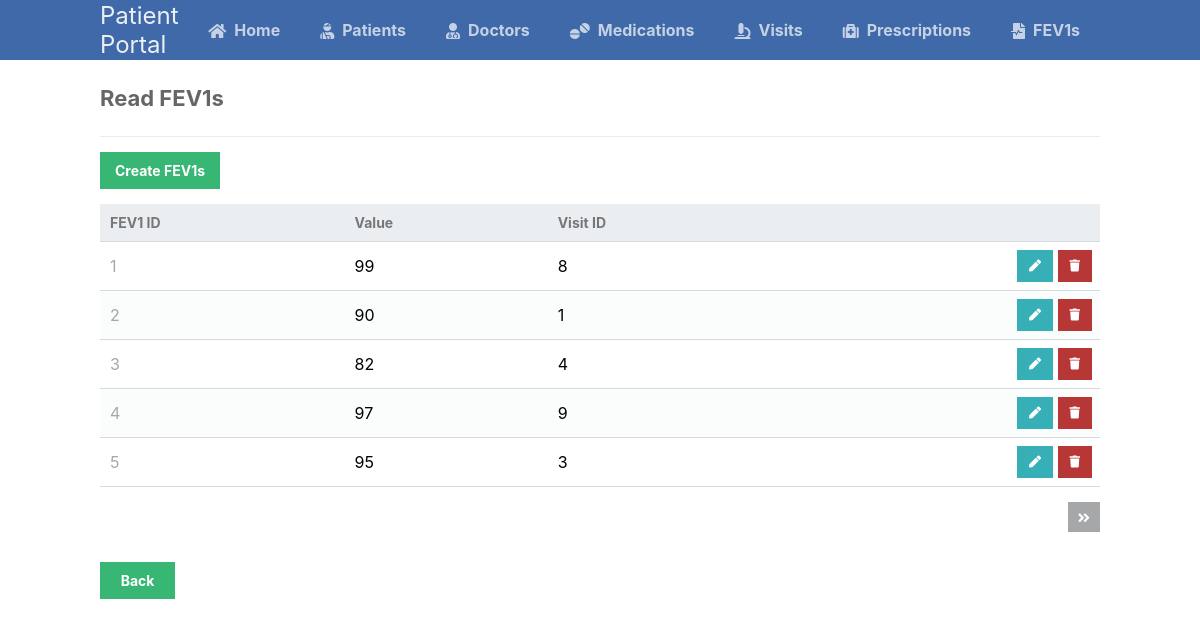
/scripts/fev1s_table/fev1s_read.php, run on the app's committed database.
### tables this page shows
CREATE TABLE fev1s (
	fev1_id INT AUTO_INCREMENT NOT NULL UNIQUE,
	visit_id INT NOT NULL,
	fev1_value VARCHAR(255) NOT NULL,
	PRIMARY KEY (fev1_id),
	CONSTRAINT fev1_FK1 FOREIGN KEY (visit_id) REFERENCES visits (visit_id)
);

CREATE TABLE visits (
	visit_id INT AUTO_INCREMENT NOT NULL UNIQUE,
	doctor_id INT NOT NULL,
	patient_id INT NOT NULL,
	date_of_visit DATE NOT NULL,
	PRIMARY KEY (visit_id),
	CONSTRAINT visit_FK1 FOREIGN KEY (doctor_id) REFERENCES doctors (doctor_id),
	CONSTRAINT visit_FK2 FOREIGN KEY (patient_id) REFERENCES patients (patient_id)
);

### scripts/fev1s_table/fev1s_read.php (the view, shortened to what this page needs)
<?php
@include_once (APP_ROOT.APP_FOLDER_NAME . '/scripts/functions.php');
$pdo = pdo_connect_mysql();
$page = isset($_GET['page']) && is_numeric($_GET['page']) ? (int)$_GET['page'] : 1;
$records_per_page = 5;
$stmt = $pdo->prepare('SELECT * FROM fev1s AS F, visits AS V WHERE F.visit_id = V.visit_id ORDER BY F.fev1_id LIMIT :current_page, :record_per_page');
$stmt->bindValue(':current_page', ($page-1)*$records_per_page, PDO::PARAM_INT);
$stmt->bindValue(':record_per_page', $records_per_page, PDO::PARAM_INT);
$stmt->execute();
$fev1s = $stmt->fetchAll(PDO::FETCH_ASSOC);
$num_fev1s = $pdo->query('SELECT COUNT(*) FROM fev1s')->fetchColumn();
?>
<?=template_header('Read')?>
<div class="content read">
	<h2>Read FEV1s</h2>
	<a href="fev1s_create.php" class="create-contact">Create FEV1s</a>
	<table>
        <thead>
            <tr>
                <td>FEV1 ID</td>
                <td>Value</td>
                <td>Visit ID</td>
                <td></td>
            </tr>
        </thead>
        <tbody>
            <?php foreach ($fev1s as $fev1): ?>
            <tr>
                <td><?=$fev1['fev1_id']?></td>
                <td><?=$fev1['fev1_value']?></td>
                <td><?=$fev1['visit_id']?></td>
                <td class="actions">
                    <a href="fev1s_update.php?fev1_id=<?=$fev1['fev1_id']?>&visit_id=<?=$fev1['visit_id']?>" class="edit"><i class="fas fa-pen fa-xs"></i></a>
                    <a href="fev1s_delete.php?fev1_id=<?=$fev1['fev1_id']?>" class="trash"><i class="fas fa-trash fa-xs"></i></a>
                </td>
            </tr>
            <?php endforeach; ?>
        </tbody>
    </table>
	<div class="pagination">
		<?php if ($page*$records_per_page < $num_fev1s): ?>
		<a href="fev1s_read.php?page=<?=$page+1?>"><i class="fas fa-angle-double-right fa-sm"></i></a>
		<?php endif; ?>
	</div>
    <a class="back" href="..\landingPage.php">Back</a>
</div>
<?=template_footer()?>

### styles/style.css (style rules this page uses)
* { box-sizing: border-box; font-family: -apple-system, BlinkMacSystemFont, "segoe ui", roboto, oxygen, ubuntu, cantarell, "fira sans", "droid sans", "helvetica neue", Arial, sans-serif; font-size: 16px; -webkit-font-smoothing: antialiased; -moz-osx-font-smoothing: grayscale; }
body { background-color: #FFFFFF; margin: 0; }
.content { width: 1000px; margin: 0 auto; }
.content h2 { margin: 0; padding: 25px 0; font-size: 22px; border-bottom: 1px solid #ebebeb; color: #666666; }
.read .create-contact { display: inline-block; text-decoration: none; background-color: #38b673; font-weight: bold; font-size: 14px; color: #FFFFFF; padding: 10px 15px; margin: 15px 0; }
.read .pagination { display: flex; justify-content: flex-end; }
.read .pagination a { display: inline-block; text-decoration: none; background-color: #a5a7a9; font-weight: bold; color: #FFFFFF; padding: 5px 10px; margin: 15px 0 15px 5px; }
.read table { width: 100%; padding-top: 30px; border-collapse: collapse; }
.read table thead { background-color: #ebeef1; border-bottom: 1px solid #d3dae0; }
.read table thead td { padding: 10px; font-weight: bold; color: #767779; font-size: 14px; }
.read table tbody tr { border-bottom: 1px solid #d3dae0; }
.read table tbody tr:nth-child(even) { background-color: #fbfcfc; }
.read table tbody tr td { padding: 10px; }
.read table tbody tr td:nth-child(1) { color: #a5a7a9; }
.read table tbody tr td.actions { padding: 8px; text-align: right; }
.read table tbody tr td.actions .edit, .read table tbody tr td.actions .trash { display: inline-flex; text-align: right; text-decoration: none; color: #FFFFFF; padding: 10px 12px; }
.read table tbody tr td.actions .trash { background-color: #b73737; }
.read table tbody tr td.actions .edit { background-color: #37afb7; }
.back { display: block; background-color: #38b673; border: 0; font-weight: bold; font-size: 14px; color: #FFFFFF; cursor: pointer; width: 75px; margin-top: 15px; text-align: center; padding: 10px; text-decoration: none; }

### data on the page
fev1s: fev1_id "1", fev1_value "99", visit.visit_id "8"
fev1s: fev1_id "2", fev1_value "90", visit.visit_id "1"
fev1s: fev1_id "3", fev1_value "82", visit.visit_id "4"
fev1s: fev1_id "4", fev1_value "97", visit.visit_id "9"
fev1s: fev1_id "5", fev1_value "95", visit.visit_id "3"
